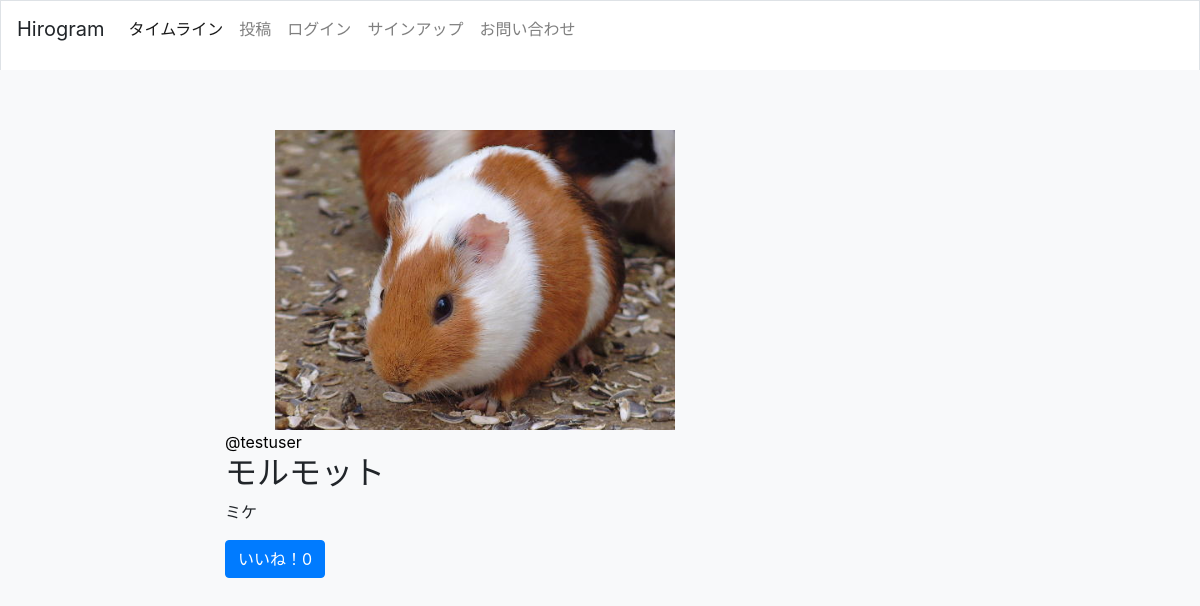
/photos/20/, run on the app's committed database.
### app/models.py (models this page shows, shortened)
class Photo(models.Model):
    title = models.CharField(max_length=150)
    comment = models.TextField(blank=True)
    image = models.ImageField(upload_to = 'photos')
    category = models.ForeignKey(Category, on_delete=models.PROTECT)
    user = models.ForeignKey(User, on_delete=models.CASCADE)
    created_at = models.DateTimeField(auto_now=True)
    like_num = models.IntegerField(default=0)

### app/views.py (the view)
# urls.py: path('photos/<int:pk>/', views.photos_detail, name='photos_detail'),
def photos_detail(request, pk):
    photo = get_object_or_404(Photo, pk=pk)
    return render(request, 'app/photos_detail.html', {'photo': photo})

### app/templates/app/photos_detail.html (shortened to what this page needs)
{% extends 'app/base.html' %}
{% block content %}
<div class="photo-detail">
<img src="{{ photo.image.url }}" class="photo-img">
<div class="photo-info">
    <a href="{% url 'app:users_detail' photo.user.id %}">@{{ photo.user }}</a>
</div>
<h2>{{ photo.title }}</h2>
<p>{{ photo.comment }}</p>
    <form method="post" action="{% url 'app:like' photo.id %}">{% csrf_token %}
    <button class="btn btn-primary" type="submit">いいね！{{ photo.like_num }}</button>
</form>
</div>
{% endblock %}

### static/css/style.css (style rules this page uses)
html, body { margin: 0; }
div { box-sizing: border-box; }
a { text-decoration: none; color: #000; }
.photo-img { width: 100%; max-width: 500px; height: 300px; object-fit: cover; border-radius: 4px; }
.photo-detail .photo-img { object-fit: contain; }

### app/templates/app/base.html (style rules this page uses)
html, body { margin: 0; }
div { box-sizing: border-box; }
a { text-decoration: none; color: #000; }
.photo-img { width: 100%; max-width: 500px; height: 300px; object-fit: cover; border-radius: 4px; }
.photo-detail .photo-img { object-fit: contain; }

### data on the page
Photo: image (picture), user "testuser", title "モルモット", comment "ミケ", like_num "0"
